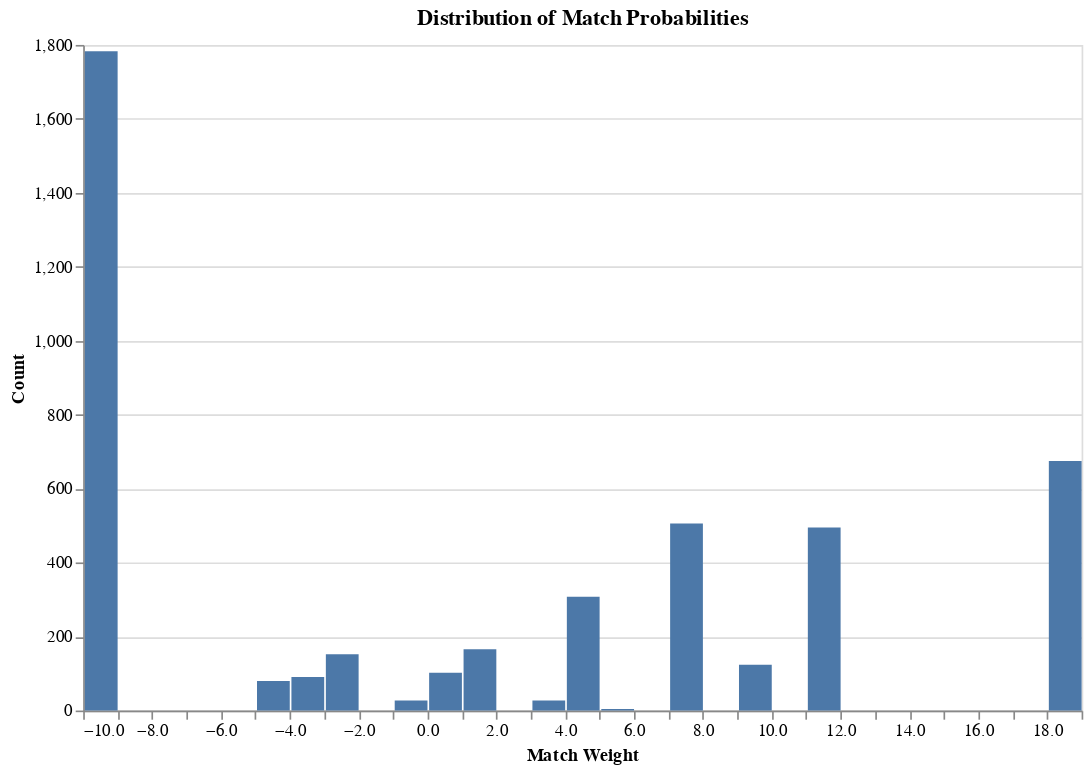

The notebook cell this image was saved under:
### Code cell
import altair as alt
# Plot histogram of match weights

# This list does not include any stockport records where no comparison pairs were made
# because blocking rules did not find any potential matches

# Add in unmatched records
sql = """
WITH matched_stockport_ids as (
    select distinct unique_id_l
    from ranked_matches
)
select
    -10 as match_weight,
    0.0 as match_probability,
from data_for_matching t
where t.source_dataset = 'stockport'
and t.unique_id not in (select unique_id_l from matched_stockport_ids)
"""

unmatched_records = duckdb.sql(sql)
unmatched_records.show(max_rows=10, max_width=400)


sql = """
select match_probability, match_weight from ranked_matches
union all
select match_probability, match_weight from unmatched_records
order by match_probability desc
"""

all_records = con.sql(sql)

# Create the histogram
chart = (
    alt.Chart(all_records.df())
    .mark_bar()
    .encode(
        alt.X("match_weight:Q", bin=alt.Bin(maxbins=50), title="Match Weight"),
        alt.Y("count():Q", title="Count"),
    )
    .properties(title="Distribution of Match Probabilities", width=600, height=400)
)

# Save the chart
chart

### Figure 1 — Vega-Lite specification as saved in the notebook (floating-point values rounded to 4 significant figures; data arrays with more than 128 entries replaced by an {"elided": "..."} marker saying what was removed)
{"config": {"view": {"continuousWidth": 300, "continuousHeight": 300}}, "data": {"name": "data-efd8639d15a23dd1475c3c8d88669e03"}, "mark": {"type": "bar"}, "encoding": {"x": {"bin": {"maxbins": 50}, "field": "match_weight", "title": "Match Weight", "type": "quantitative"}, "y": {"aggregate": "count", "title": "Count", "type": "quantitative"}}, "height": 400, "title": "Distribution of Match Probabilities", "width": 600, "$schema": "https://vega.github.io/schema/vega-lite/v5.20.1.json", "datasets": {"data-efd8639d15a23dd1475c3c8d88669e03": {"elided": "4540 records"}}}
